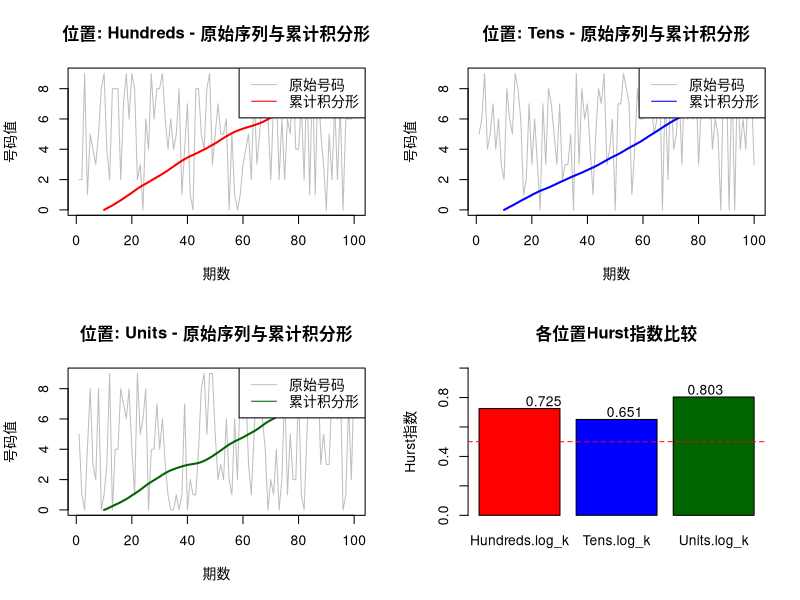

R code for this plot:
# @author: my@daisg.com
# @date: 2016-09-19
# @version: 1.0
# Copyright (c) 2016 daisg
# SPDX-License-Identifier: GPL-3
# @brief/ Description
## Super 3D lottery with Fractal Theory
## 福彩3D累计积分形分析算法

# # -----------------------------------------
# # A：数据准备与任务创建
# # -----------------------------------------

# # 方法1：自建包获取数据：数据 3D_Data。
# library(GH.AN.LIST) 
# Super3D_Data <- GH_LIST(5,1000,4) #参数(3D代码、期数、字段数)
# str(Super3D_Data) # 数据集的基本信息
# head(Super3D_Data)  # 前几行数据
# sum(is.na(Super3D_Data)) # 检查缺失值

# 方法2：导入本地CSV格式的历史数据
# 方法3：模拟生成随机的福彩3D历史数据
## 格式：期号(ISSUE), 百位(Hundreds), 十位(Tens), 个位(Units)
set.seed(123) # 设置随机种子确保示例可重现
n_periods <- 100 # 设置期数
## 生成随机数据
Super3D_history <- data.frame(
  ISSUE = 240001:(240000 + n_periods),
  Hundreds = sample(0:9, n_periods, replace = TRUE),
  Tens = sample(0:9, n_periods, replace = TRUE),
  Units = sample(0:9, n_periods, replace = TRUE)
)
# 方法4：爬虫
# source("./SPIDER_3D.R",encoding="utf-8")
# Super3D_history <- SP_3D(1000)

# # -----------------------------------------
# # B：累计积分形转换函数
# # -----------------------------------------
fractal_cumulative_transform <- function(ts_data, window_size = 10) {
  # 参数:
  # ts_data: 数值向量，一个位置的历史号码序列
  # window_size: 滑动窗口大小，用于平滑序列
  
  n <- length(ts_data)
  if (n < window_size) {
    stop("数据量不足，需要至少", window_size, "期数据进行分形分析")
  }
  
  # 基础累计积：对原始序列进行累加
  simple_cumsum <- cumsum(ts_data)
  
  # 滑动窗口平均累计积：平滑序列，减少随机波动
  smoothed_cumsum <- stats::filter(simple_cumsum, 
                                   rep(1/window_size, window_size), 
                                   sides = 1)
  
  # 标准化累计积分形值
  normalized_fractal <- (smoothed_cumsum - min(smoothed_cumsum, na.rm = TRUE)) / 
    (max(smoothed_cumsum, na.rm = TRUE) - min(smoothed_cumsum, na.rm = TRUE))
  
  return(list(
    simple_cumsum = simple_cumsum,
    smoothed_cumsum = smoothed_cumsum,
    normalized_fractal = normalized_fractal
  ))
}

# # -----------------------------------------
# # C：分形维数估算函数（通过Hurst指数）
# # -----------------------------------------
calculate_hurst <- function(ts_data) {
  # 使用重标极差分析法(R/S分析法)计算Hurst指数
  # Hurst指数与分形维数D的关系：D = 2 - H
  # H > 0.5: 序列具有持续性; H < 0.5: 序列具有反持续性; H = 0.5: 随机序列
  
  n <- length(ts_data)
  if (n < 10) return(NA)
  
  # 将序列分成多个子区间
  max_k <- floor(n/2)
  r_s_ratio <- numeric(max_k)
  
  for (k in 2:max_k) {
    # 将序列分成m个长度为k的子区间
    m <- floor(n/k)
    if (m < 2) next
    
    # 计算每个子区间的重标极差(R/S)
    r_s_values <- numeric(m)
    for (i in 1:m) {
      subset_data <- ts_data[((i-1)*k+1):(i*k)]
      mean_val <- mean(subset_data)
      deviation <- subset_data - mean_val
      z <- cumsum(deviation) # 累积离差
      r <- max(z) - min(z)   # 极差
      s <- sd(subset_data)    # 标准差
      if (s > 0) r_s_values[i] <- r/s
    }
    
    r_s_ratio[k] <- mean(r_s_values, na.rm = TRUE)
  }
  
  # 剔除无效值
  valid_indices <- which(r_s_ratio > 0)
  if (length(valid_indices) < 3) return(NA)
  
  # 对log(k)和log(R/S)进行线性回归，斜率即为Hurst指数
  k_values <- valid_indices
  log_k <- log(k_values)
  log_rs <- log(r_s_ratio[k_values])
  
  model <- lm(log_rs ~ log_k)
  hurst <- coef(model)[2]
  
  return(hurst)
}

# # -----------------------------------------
# # D：累计积分形预测函数
# # -----------------------------------------
fractal_predict <- function(ts_data, steps = 1, window_size = 10) {
  # 基于累计积分形序列的趋势进行预测
  n <- length(ts_data)
  
  # 计算累计积分形序列
  fractal_seq <- fractal_cumulative_transform(ts_data, window_size)
  cumsum_vals <- fractal_seq$simple_cumsum
  
  # 使用线性回归拟合近期趋势
  recent_data <- data.frame(
    time = 1:length(cumsum_vals),
    value = cumsum_vals
  )
  
  # 拟合最近window_size*2期的趋势
  recent_window <- max(1, n - window_size*2):n
  model <- lm(value ~ time, data = recent_data[recent_window, ])
  
  # 预测未来steps期的累计积分形值
  future_times <- data.frame(time = (n+1):(n+steps))
  future_cumsum <- predict(model, future_times)
  
  # 将累计积分形预测值转换回原始号码预测
  current_cumsum <- cumsum_vals[n]
  predicted_diff <- future_cumsum - current_cumsum
  
  # 预测的原始号码值（取整并限制在0-9范围内）
  predicted_values <- round(predicted_diff / steps)
  predicted_values <- pmax(0, pmin(9, predicted_values))
  
  return(predicted_values)
}

# # -----------------------------------------
# # E：主分析函数
# # -----------------------------------------
analyze_3d_fractal <- function(data, positions = c("Hundreds", "Tens", "Units"), 
                               window_size = 10) {
  # 对3D每个位置进行累计积分形分析
  
  results <- list()
  
  for (pos in positions) {
    cat("=== 分析位置:", pos, "===\n")
    
    # 提取该位置的历史数据
    ts_data <- data[[pos]]
    
    # 计算累计积分形序列
    fractal_result <- fractal_cumulative_transform(ts_data, window_size)
    results[[pos]]$fractal <- fractal_result
    
    # 计算Hurst指数
    hurst <- calculate_hurst(ts_data)
    results[[pos]]$hurst <- hurst
    fractal_dim <- ifelse(!is.na(hurst), 2 - hurst, NA)
    
    cat("Hurst指数:", round(hurst, 4), "\n")
    cat("分形维数:", round(fractal_dim, 4), "\n")
    
    # 判断序列特性
    if (!is.na(hurst)) {
      if (hurst > 0.6) {
        cat("序列特性: 强持续性（趋势增强）\n")
      } else if (hurst > 0.5) {
        cat("序列特性: 弱持续性\n")
      } else if (hurst > 0.4) {
        cat("序列特性: 弱反持续性\n")
      } else {
        cat("序列特性: 强反持续性（均值回归）\n")
      }
    }
    
    # 进行预测
    predicted <- fractal_predict(ts_data, steps = 1, window_size)
    results[[pos]]$predicted <- predicted
    cat("下期预测号码:", predicted, "\n\n")
  }
  
  return(results)
}

# # -----------------------------------------
# # F：执行分析
# # -----------------------------------------
if (exists("Super3D_history")) {
  # 运行累计积分形分析
  fractal_results <- analyze_3d_fractal(Super3D_history)
  
  # G： 可视化结果
  # 绘制累计积分形序列图
  par(mfrow = c(2, 2))
  
  positions <- c("Hundreds", "Tens", "Units")
  colors <- c("red", "blue", "darkgreen")
  
  for (i in 1:length(positions)) {
    pos <- positions[i]
    fractal_data <- fractal_results[[pos]]$fractal
    
    plot(Super3D_history[[pos]], type = "l", col = "gray",
         main = paste("位置:", pos, "- 原始序列与累计积分形"),
         xlab = "期数", ylab = "号码值")
    
    lines(fractal_data$normalized_fractal * 9, col = colors[i], lwd = 2)
    legend("topright", legend = c("原始号码", "累计积分形"), 
           col = c("gray", colors[i]), lty = 1)
  }
  
  # 绘制Hurst指数比较图
  hurst_values <- sapply(positions, function(pos) fractal_results[[pos]]$hurst)
  if (all(!is.na(hurst_values))) {
    barplot(hurst_values, col = colors, main = "各位置Hurst指数比较",
            ylab = "Hurst指数", ylim = c(0, 1))
    abline(h = 0.5, lty = 2, col = "red")
    text(x = 1:3, y = hurst_values + 0.05, 
         labels = round(hurst_values, 3))
  }
  
} else {
  cat("请提供福彩3D历史数据，数据框需包含'Hundreds','Tens','Units'三列\n")
}

# # -----------------------------------------
# # H：结果汇总
# # -----------------------------------------
cat("====== 福彩3D累计积分形分析报告 ======\n")
if (exists("fractal_results")) {
  for (pos in c("Hundreds", "Tens", "Units")) {
    cat("位置:", pos, "\n")
    cat("  预测号码:", fractal_results[[pos]]$predicted, "\n")
    cat("  Hurst指数:", round(fractal_results[[pos]]$hurst, 4), "\n")
    cat("  分形维数:", round(2 - fractal_results[[pos]]$hurst, 4), "\n")
    cat("  ", 
        ifelse(fractal_results[[pos]]$hurst > 0.5, 
               "提示: 序列具有持续性，近期趋势可能延续",
               "提示: 序列具有反持续性，近期趋势可能反转"), "\n\n")
  }
}